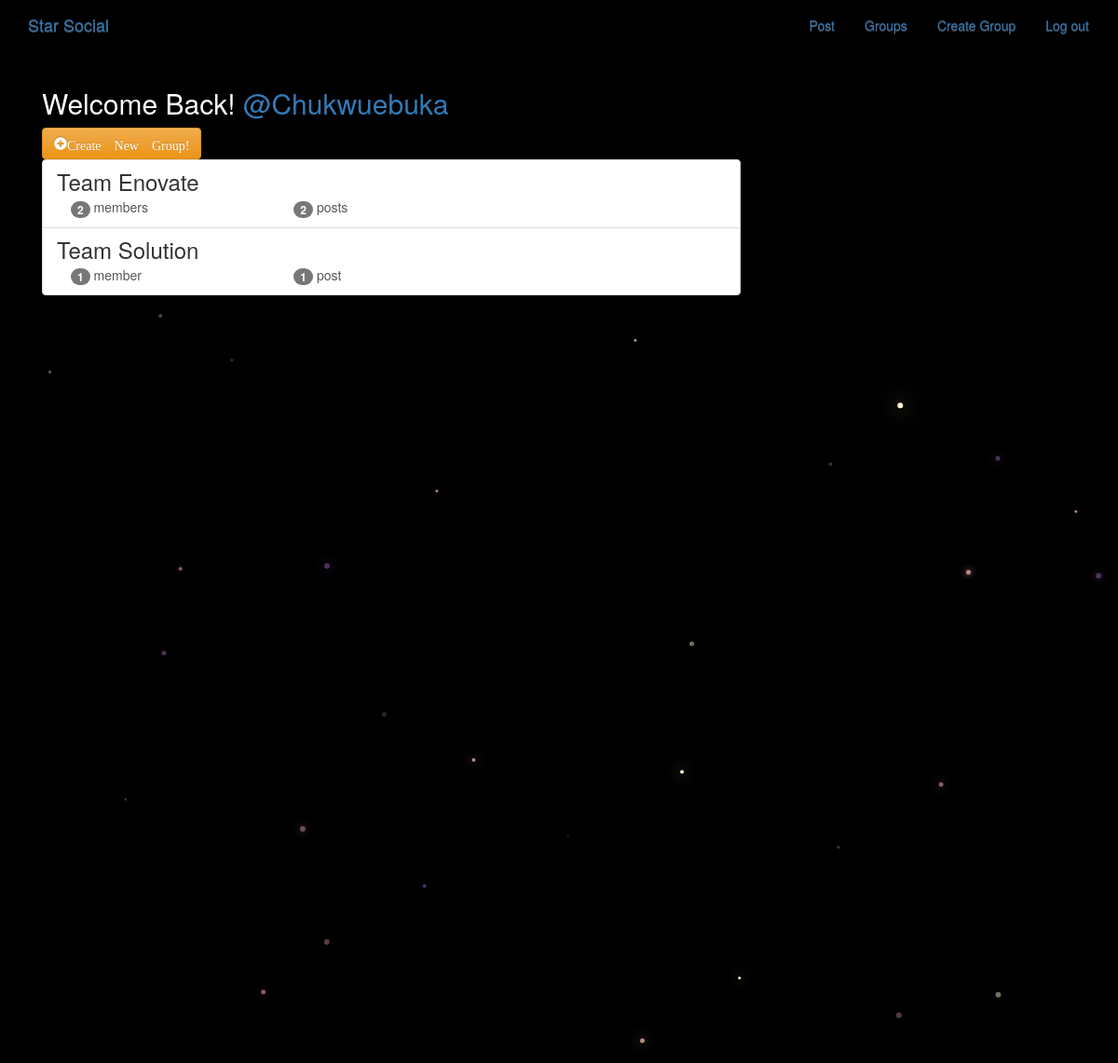
Page /groups/ (signed in) on the committed database.
### groups/models.py (models this page shows, shortened)
class Group(models.Model):
    name = models.CharField(max_length=255, unique=True)
    slug = models.SlugField(allow_unicode=True, unique=True)
    description = models.TextField(blank=True, default='')
    description_html = models.TextField(editable=False, default='', blank=True)
    members = models.ManyToManyField(User, through='GroupMember')
    class Meta:
        ordering = ['name']

### groups/views.py (the view)
# urls.py: path('', views.ListGroups.as_view(), name='all'),
class ListGroups(generic.ListView):
    model = Group

### groups/templates/groups/group_list.html (shortened to what this page needs)
{% extends "groups/group_base.html" %}
{% block pregroup %}
  <div class="col-md-8">
      <div class="content">
          {% if user.is_authenticated %}
            <h2>Welcome Back! <a href="{% url 'posts:for_user' username=user.username %}">@{{ user.username }}</a></h2>
          {% endif %}
      </div>
      {% if user.is_authenticated %}
        <a href="{% url 'groups:create' %}" class="btn btn-md btn-fill btn-warning">
            <span class="glyphicon glyphicon-plus-sign">Create New Group!</span>
        </a>
      {% endif %}
  </div>
{% endblock pregroup %}
{% block group_content %}
  <div class="col-md-8">
      <div class="list-group">
          {% for group in object_list %}
            <a class="list-group-item" href="{% url 'groups:single' slug=group.slug %}">
                <h3 class="title list-group-item-heading">{{ group.name }}</h3>
                <div class="list-group-item-text container-fluid">
                    <div class="row">
                        <div class="col-md-4">
                            <span class="badge"> {{ group.members.count}} </span>
                            member{{ group.members.count|pluralize }}
                        </div>
                        <div class="col-md-4">
                            <span class="badge">{{ group.posts.count }}</span>
                            post{{ group.posts.count|pluralize }}
                        </div>
                    </div>
                </div>
            </a>
          {% endfor %}
      </div>
  </div>
{% endblock group_content %}

### static/simplesocial/css/master.css (style rules this page uses)
body { margin: 0; overflow: hidden; background-color: black; color:white; }

### rows in the picture
Group: name "Team Enovate", members.count "2", posts.count "2"
Group: name "Team Solution", members.count "1", posts.count "1"

### other values in the picture
{{ user.username }} "Chukwuebuka"
